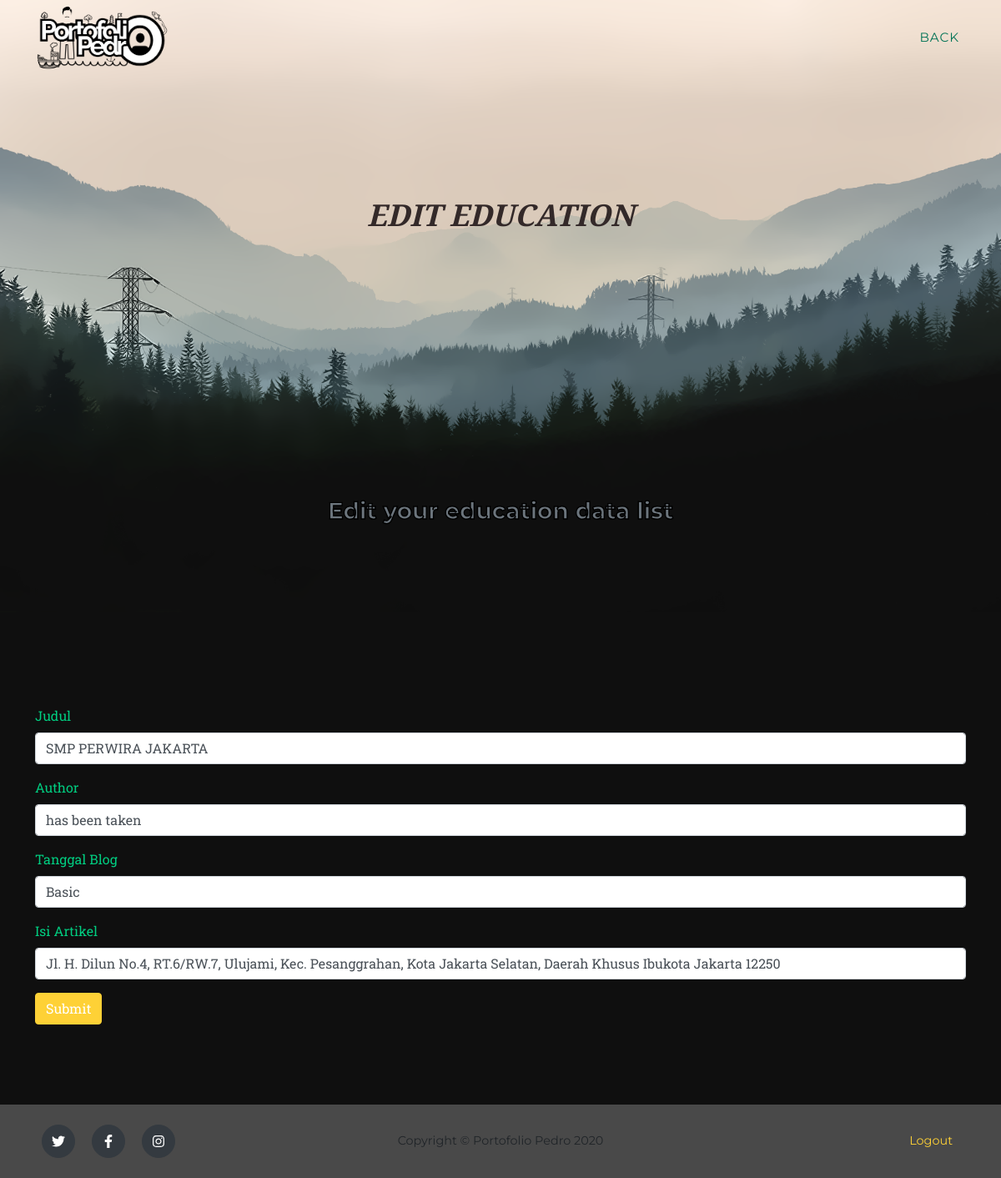
The page /editedu.php?id=1 on the database its author committed.
### tables this page shows
CREATE TABLE `education` (
  `id` int(11) NOT NULL,
  `nama` varchar(50) NOT NULL,
  `status` varchar(20) NOT NULL,
  `programs` varchar(20) NOT NULL,
  `alamat` varchar(500) NOT NULL
);

### editedu.php (the view, shortened to what this page needs)
<!DOCTYPE html>
<html lang="en">
    <head>
        <link href="css/styles.css" rel="stylesheet" />
    </head>
    <?php
    include_once 'koneksi.php';
    ?>
    <body id="page-top">
        <nav class="navbar navbar-expand-lg navbar-dark fixed-top" id="mainNav">
            <div class="container">
                <a class="navbar-brand js-scroll-trigger" href="index.php"><img src="assets/img/navbar-logo.png" alt="" /></a>
                <div class="collapse navbar-collapse" id="navbarResponsive">
                    <ul class="navbar-nav text-uppercase ml-auto">
                        <li class="nav-item"><a class="nav-link js-scroll-trigger" href="admedu.php">Back</a></li>
                    </ul>
                </div>
            </div>
        </nav>
        <header class="masthead">
                <div class="text-center">
                    <h2 class="masthead-subheading text-uppercase">Edit Education</h2>
                    <h3 class="section-subheading text-muted">Edit your education data list</h3>
                </div>
        </header>
    <section class="page-section">
    <?php
    $id = $_GET['id'];
    $data = mysqli_query($conn,"SELECT * FROM education WHERE id='$id'");
    while($d = mysqli_fetch_array($data)){
        ?>
        <div class="container">
        <form id="myform" method="post" action="prosesedu.php">
                <div class="form-group">
                    <label>Judul</label>
                     <input type="text" class="form-control" name="nama" value="<?php echo $d['nama']; ?>">
                 </div>
                 <div class="form-group">
                    <label>Author</label>
                     <input type="text" class="form-control" name="status" value="<?php echo $d['status']; ?>">
                 </div>
                <div class="form-group">
                    <label>Tanggal Blog</label>
                     <input type="text" class="form-control" name="programs" value="<?php echo $d['programs']; ?>">
                 </div>
                 <div class="form-group">
                    <label>Isi Artikel</label>
                    <input type="text" class="form-control" name="alamat" value="<?php echo $d['alamat']; ?>">
                 </div>
                    <input type="submit" class="btn btn-primary">
        </form>
    </div>
        <?php
    }
    ?>
    </section>
<footer class="footer py-4">
            <div class="container">
                <div class="row align-items-center">
                    <div class="col-lg-4 text-lg-left">
                        <a class="btn btn-dark btn-social mx-2" href="#!"><i class="fab fa-twitter"></i></a>
                        <a class="btn btn-dark btn-social mx-2" href="https://www.facebook.com/fedroandika.putra"><i class="fab fa-facebook-f"></i></a>
                        <a class="btn btn-dark btn-social mx-2" href="https://www.instagram.com/rodr.x6/"><i class="fab fa-instagram"></i></a>
                    </div>
                    <div class="col-lg-4 my-3 my-lg-0">
                        Copyright © Portofolio Pedro 2020
                    </div>
                    <div class="col-lg-4 text-lg-right">
                        <a class="mr-3" href="index.php">Logout</a>
                    </div>
                </div>
            </div>
        </footer>
    </body>
</html>

### rows shown on the page
education: nama "SMP PERWIRA JAKARTA", status "has been taken", programs "Basic", alamat "Jl. H. Dilun No.4, RT.6/RW.7, Ulujami, Kec. Pesanggrahan, Kota Jakarta Selatan, Daerah Khusus Ibukota Jakarta 12250"
